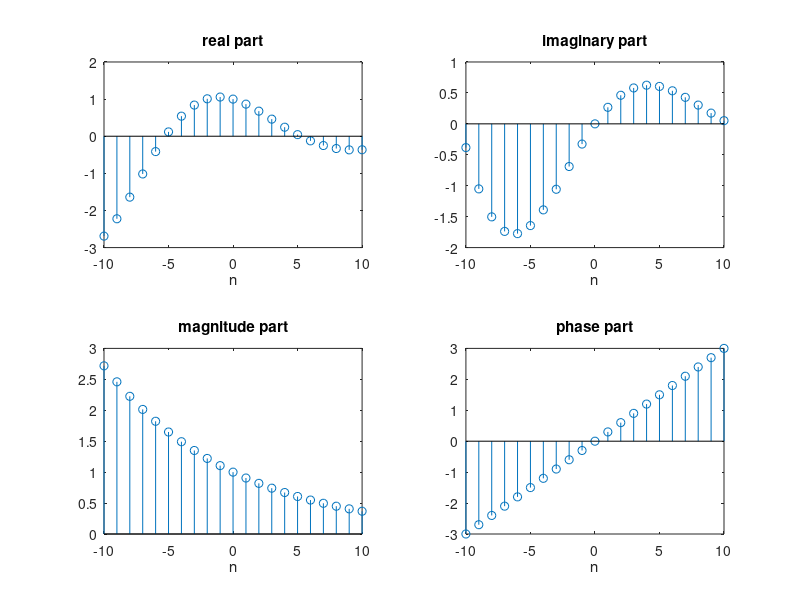

Write the MATLAB code that produced this figure.
n= -10:10;
x= exp((-.1+j*.3)*n);
r= real(x);
i= imag(x);
m= abs(x);
p= angle(x);
figure(3)
subplot(221)
stem(n,r)
title('real part')
xlabel('n')
subplot(222)
stem(n,i)
title('imaginary part')
xlabel('n')
subplot(223)
stem(n,m)
title('magnitude part')
xlabel('n')
subplot(224)
stem(n,p)
title('phase part')
xlabel('n')
